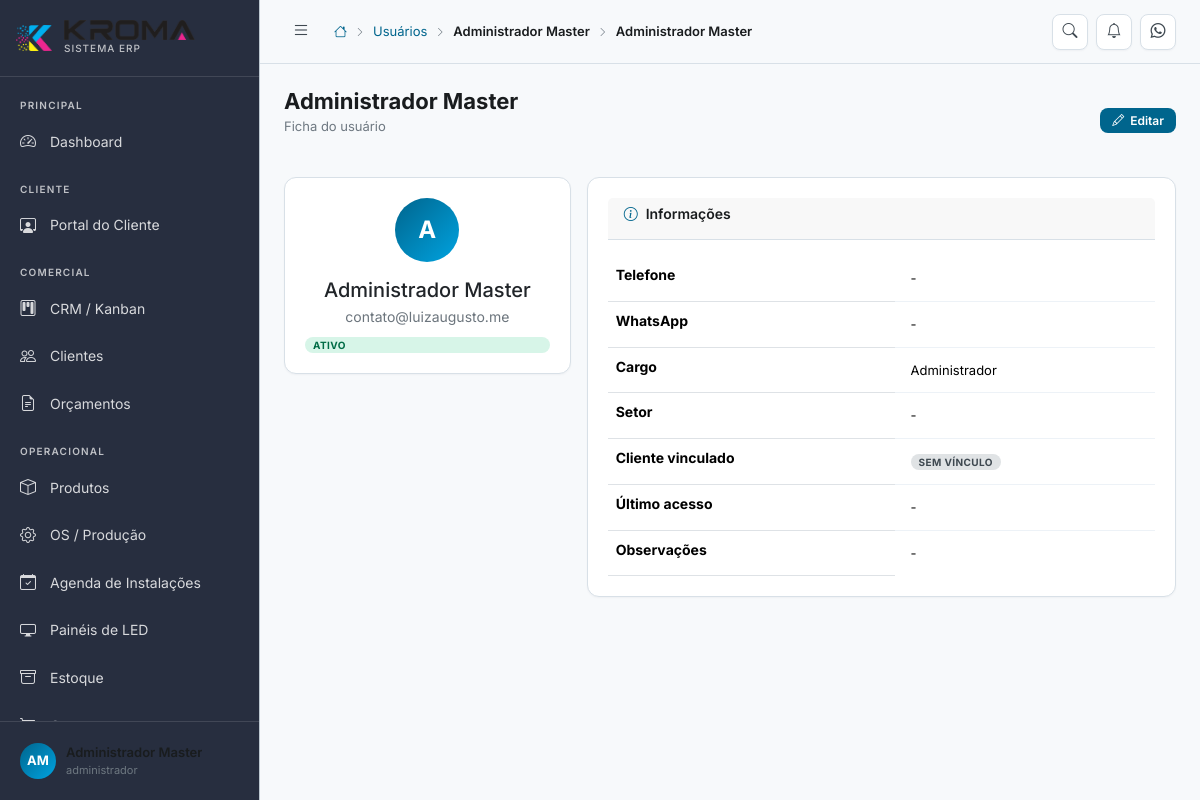
/usuarios/1 (signed in), run on the app's committed database.
### tables this page shows
CREATE TABLE IF NOT EXISTS usuarios (
    id              INT UNSIGNED AUTO_INCREMENT PRIMARY KEY,
    perfil_id       INT UNSIGNED NOT NULL,
    nome            VARCHAR(150) NOT NULL,
    email           VARCHAR(150) NOT NULL UNIQUE,
    senha           VARCHAR(255) NOT NULL,
    telefone        VARCHAR(20),
    whatsapp        VARCHAR(20),
    foto            VARCHAR(300),
    cargo           VARCHAR(100),
    setor           VARCHAR(100),
    cliente_id      INT UNSIGNED,
    ativo           TINYINT(1) DEFAULT 1,
    primeiro_acesso TINYINT(1) DEFAULT 1,
    ultimo_acesso   DATETIME,
    ip_ultimo       VARCHAR(45),
    token_reset     VARCHAR(100),
    token_expira    DATETIME,
    observacoes     TEXT,
    created_at      DATETIME DEFAULT CURRENT_TIMESTAMP,
    updated_at      DATETIME DEFAULT CURRENT_TIMESTAMP ON UPDATE CURRENT_TIMESTAMP,
    FOREIGN KEY (perfil_id) REFERENCES perfis(id),
    INDEX idx_cliente (cliente_id)
);

### index.php (called while the page is built, shortened)
<?php
require_once CONFIG_PATH . '/database.php';
require_once APP_PATH . '/Services/Router.php';
$router = new App\Services\Router();
$router->dispatch();

### config/database.php (called while the page is built, shortened)
<?php
class Database
{
    private static ?PDO $instance = null;
    public static function getInstance(): PDO
    {
        if (self::$instance === null) {
            try {
                $dsn = sprintf(
                    'mysql:host=%s;port=%s;dbname=%s;charset=%s',
                    DB_HOST, DB_PORT, DB_NAME, DB_CHARSET
                );
                self::$instance = new PDO($dsn, DB_USER, DB_PASS, [
                    PDO::ATTR_ERRMODE            => PDO::ERRMODE_EXCEPTION,
                    PDO::ATTR_DEFAULT_FETCH_MODE => PDO::FETCH_ASSOC,
                    PDO::ATTR_EMULATE_PREPARES   => false,
                    PDO::MYSQL_ATTR_INIT_COMMAND => "SET NAMES utf8mb4 COLLATE utf8mb4_unicode_ci",
                ]);
            } catch (PDOException $e) {
                if (APP_ENV === 'development') {
                    die('Erro de conexão com banco de dados: ' . $e->getMessage());
                } else {
                    die('Erro interno do sistema. Tente novamente mais tarde.');
                }
            }
        }
        return self::$instance;
    }
}
function db(): PDO
{
    return Database::getInstance();
}

### app/Services/Auth.php (called while the page is built, shortened)
<?php
class Auth
{
    public static function usuario(): ?array
    {
        return $_SESSION['usuario'] ?? null;
    }
    public static function perfil(): ?string
    {
        return $_SESSION['usuario']['perfil'] ?? null;
    }
    public static function temPerfil(string|array $perfis): bool
    {
        $perfilAtual = self::perfil();
        if (is_array($perfis)) {
            return in_array($perfilAtual, $perfis);
        }
        return $perfilAtual === $perfis;
    }
    public static function pode(string $permissao): bool
    {
        $permissoes = $_SESSION['permissoes'] ?? [];
        return in_array($permissao, $permissoes) || self::temPerfil('administrador');
    }
}

### app/Views/usuarios/show.php (the view)
<div class="row g-3">
    <div class="col-lg-4">
        <div class="card text-center">
            <div class="avatar avatar-xl mx-auto mb-3"><?= strtoupper(substr($usuario['nome'], 0, 1)) ?></div>
            <h2 class="h5 mb-1"><?= htmlspecialchars($usuario['nome']) ?></h2>
            <p class="text-secondary mb-2"><?= htmlspecialchars($usuario['email']) ?></p>
            <span class="badge <?= $usuario['ativo'] ? 'badge-success' : 'badge-secondary' ?>">
                <?= $usuario['ativo'] ? 'Ativo' : 'Inativo' ?>
            </span>
        </div>
    </div>
    <div class="col-lg-8">
        <div class="card">
            <div class="card-header">
                <h6 class="card-title"><i class="bi bi-info-circle me-2 text-primary-kroma"></i>Informações</h6>
            </div>
            <div class="table-responsive">
                <table class="table mb-0">
                    <tbody>
                        <tr><th>Telefone</th><td><?= htmlspecialchars($usuario['telefone'] ?? '-') ?></td></tr>
                        <tr><th>WhatsApp</th><td><?= htmlspecialchars($usuario['whatsapp'] ?? '-') ?></td></tr>
                        <tr><th>Cargo</th><td><?= htmlspecialchars($usuario['cargo'] ?? '-') ?></td></tr>
                        <tr><th>Setor</th><td><?= htmlspecialchars($usuario['setor'] ?? '-') ?></td></tr>
                        <tr>
                            <th>Cliente vinculado</th>
                            <td>
                                <?php if (!empty($usuario['cliente_nome'])): ?>
                                    <span class="badge badge-info"><?= htmlspecialchars($usuario['cliente_nome']) ?></span>
                                <?php else: ?>
                                    <span class="badge badge-secondary">Sem vínculo</span>
                                <?php endif; ?>
                            </td>
                        </tr>
                        <tr><th>Último acesso</th><td><?= !empty($usuario['ultimo_acesso']) ? date('d/m/Y H:i', strtotime($usuario['ultimo_acesso'])) : '-' ?></td></tr>
                        <tr><th>Observações</th><td><?= nl2br(htmlspecialchars($usuario['observacoes'] ?? '-')) ?></td></tr>
                    </tbody>
                </table>
            </div>
        </div>
    </div>
</div>

### app/Services/Router.php (shortened to what this page needs)
<?php
class Router
{
    private array $routes = [];
    private string $basePath = '';
    public function __construct()
    {
        $scriptDir = dirname($_SERVER['SCRIPT_NAME']);
        $this->basePath = rtrim($scriptDir, '/');
    }
    private function addRoute(string $method, string $path, $handler): void
    {
        $this->routes[] = [
            'method'  => $method,
            'path'    => $path,
            'handler' => $handler,
        ];
    }
    public function dispatch(): void
    {
        $method = $_SERVER['REQUEST_METHOD'];
        $uri    = $_SERVER['REQUEST_URI'];
        $uri = '/' . ltrim(substr($uri, strlen($this->basePath)), '/');
        $uri = rtrim($uri, '/') ?: '/';
        foreach ($this->routes as $route) {
            if ($route['method'] !== $method) continue;
            $pattern = $this->pathToRegex($route['path']);
            if (preg_match($pattern, $uri, $matches)) {
                $params = array_filter($matches, 'is_string', ARRAY_FILTER_USE_KEY);
                $this->callHandler($route['handler'], $params);
                return;
            }
        }
    }
    private function pathToRegex(string $path): string
    {
        $pattern = preg_replace('/\/:([^\/]+)/', '/(?P<$1>[^/]+)', $path);
        return '#^' . $pattern . '$#';
    }
    private function callHandler($handler, array $params): void
    {
        if (is_string($handler) && strpos($handler, '@') !== false) {
            [$class, $method] = explode('@', $handler);
            $controller = new $fullClass();
            call_user_func_array([$controller, $method], $params);
            return;
        }
    }
}

### app/Views/layouts/main.php (shortened to what this page needs)
<?php
$usuario    = Auth::usuario();
$titulo     = $titulo ?? 'Dashboard';
$subtitulo  = $subtitulo ?? '';
$breadcrumbs = $breadcrumbs ?? [];
$homeUrl = Auth::pode('dashboard') ? '/dashboard' : (Auth::pode('portal') ? '/portal' : '/perfil');
$iniciais = implode('', array_map(fn($p) => strtoupper($p[0]), array_slice(explode(' ', $usuario['nome'] ?? 'U'), 0, 2)));
?>
<!DOCTYPE html>
<html lang="pt-BR" data-theme="light">
<head>
    <link rel="stylesheet" href="https://cdn.jsdelivr.net/npm/bootstrap@5.3.2/dist/css/bootstrap.min.css">
    <link rel="stylesheet" href="https://cdn.jsdelivr.net/npm/bootstrap-icons@1.11.3/font/bootstrap-icons.min.css">
    <link rel="stylesheet" href="https://cdn.datatables.net/1.13.7/css/dataTables.bootstrap5.min.css">
    <link rel="stylesheet" href="<?= APP_URL ?>/public/assets/css/kroma.css">
</head>
<body>
<div class="kroma-wrapper">
    <aside class="sidebar" id="sidebar">
        <div class="sidebar-brand">
            <img src="<?= APP_URL ?>/public/assets/img/icone.png" alt="KROMA" class="logo-icon-img">
            <div>
                <img src="<?= APP_URL ?>/public/assets/img/nome.png" alt="KROMA PRINT" class="logo-text-img">
                <div class="logo-sub">Sistema ERP</div>
            </div>
        </div>
        <nav class="sidebar-nav" id="sidebarNav">
            <?php if (Auth::pode('dashboard')): ?>
            <div class="nav-group">
                <div class="nav-group-label">Principal</div>
                <a href="<?= APP_URL ?>/dashboard" class="nav-item" data-tooltip="Dashboard">
                    <i class="bi bi-speedometer2"></i>
                    <span class="nav-label">Dashboard</span>
                </a>
            </div>
            <?php endif; ?>
            <?php if (Auth::pode('portal')): ?>
            <div class="nav-group">
                <div class="nav-group-label">Cliente</div>
                <a href="<?= APP_URL ?>/portal" class="nav-item" data-tooltip="Portal do Cliente">
                    <i class="bi bi-person-workspace"></i>
                    <span class="nav-label">Portal do Cliente</span>
                </a>
            </div>
            <?php endif; ?>
            <?php if (Auth::pode('crm') || Auth::pode('clientes') || Auth::pode('orcamentos')): ?>
            <div class="nav-group">
                <div class="nav-group-label">Comercial</div>
                <?php if (Auth::pode('crm')): ?>
                <a href="<?= APP_URL ?>/crm" class="nav-item" data-tooltip="CRM">
                    <i class="bi bi-kanban"></i>
                    <span class="nav-label">CRM / Kanban</span>
                </a>
                <?php endif; ?>
                <?php if (Auth::pode('clientes')): ?>
                <a href="<?= APP_URL ?>/clientes" class="nav-item" data-tooltip="Clientes">
                    <i class="bi bi-people"></i>
                    <span class="nav-label">Clientes</span>
                </a>
                <?php endif; ?>
                <?php if (Auth::pode('orcamentos')): ?>
                <a href="<?= APP_URL ?>/orcamentos" class="nav-item" data-tooltip="Orçamentos">
                    <i class="bi bi-file-earmark-text"></i>
                    <span class="nav-label">Orçamentos</span>
                </a>
                <?php endif; ?>
            </div>
            <?php endif; ?>
            <?php if (Auth::pode('produtos') || Auth::pode('producao') || Auth::pode('agenda') || Auth::pode('led') || Auth::pode('estoque') || Auth::pode('compras')): ?>
            <div class="nav-group">
                <div class="nav-group-label">Operacional</div>
                <?php if (Auth::pode('produtos')): ?>
                <a href="<?= APP_URL ?>/produtos" class="nav-item" data-tooltip="Produtos">
                    <i class="bi bi-box"></i>
                    <span class="nav-label">Produtos</span>
                </a>
                <?php endif; ?>
                <?php if (Auth::pode('producao')): ?>
                <a href="<?= APP_URL ?>/producao" class="nav-item" data-tooltip="Produção">
                    <i class="bi bi-gear"></i>
                    <span class="nav-label">OS / Produção</span>
                </a>
                <?php endif; ?>
                <?php if (Auth::pode('agenda')): ?>
                <a href="<?= APP_URL ?>/agenda" class="nav-item" data-tooltip="Agenda de Instalações">
                    <i class="bi bi-calendar-check"></i>
                    <span class="nav-label">Agenda de Instalações</span>
                </a>
                <?php endif; ?>
                <?php if (Auth::pode('led')): ?>
                <a href="<?= APP_URL ?>/led" class="nav-item" data-tooltip="Painéis de LED">
                    <i class="bi bi-display"></i>
                    <span class="nav-label">Painéis de LED</span>
                </a>
                <?php endif; ?>
                <?php if (Auth::pode('estoque')): ?>
                <a href="<?= APP_URL ?>/estoque" class="nav-item" data-tooltip="Estoque">
                    <i class="bi bi-archive"></i>
                    <span class="nav-label">Estoque</span>
                </a>
                <?php endif; ?>
                <?php if (Auth::pode('compras')): ?>
                <a href="<?= APP_URL ?>/compras" class="nav-item" data-tooltip="Compras">
                    <i class="bi bi-cart"></i>
                    <span class="nav-label">Compras</span>
                </a>
                <?php endif; ?>
            </div>
            <?php endif; ?>
        </nav>
        <div class="sidebar-footer">
            <div class="dropdown">
                <div class="sidebar-user" data-bs-toggle="dropdown">
                    <div class="avatar avatar-sm"><?= htmlspecialchars($iniciais) ?></div>
                    <div class="user-info">
                        <div class="user-name"><?= htmlspecialchars($usuario['nome'] ?? '') ?></div>
                        <div class="user-role"><?= htmlspecialchars($usuario['perfil'] ?? '') ?></div>
                    </div>
                </div>
            </div>
        </div>
    </aside>
    <div class="main-content" id="mainContent">
        <header class="topbar">
            <button class="topbar-toggle" id="sidebarToggle" aria-label="Menu">
                <i class="bi bi-list"></i>
            </button>
            <div class="topbar-breadcrumb">
                <a href="<?= APP_URL . $homeUrl ?>"><i class="bi bi-house"></i></a>
                <?php foreach ($breadcrumbs as $crumb): ?>
                    <i class="bi bi-chevron-right" style="font-size:10px"></i>
                    <?php if (!empty($crumb['url'])): ?>
                        <a href="<?= APP_URL . $crumb['url'] ?>"><?= htmlspecialchars($crumb['label']) ?></a>
                    <?php else: ?>
                        <span class="current"><?= htmlspecialchars($crumb['label']) ?></span>
                    <?php endif; ?>
                <?php endforeach; ?>
                <?php if (!empty($breadcrumbs)): ?>
                    <i class="bi bi-chevron-right" style="font-size:10px"></i>
                <?php endif; ?>
                <span class="current"><?= htmlspecialchars($titulo) ?></span>
            </div>
            <div class="topbar-actions">
                <a href="#" class="topbar-btn" data-bs-toggle="tooltip" title="Busca rápida">
                    <i class="bi bi-search"></i>
                </a>
                <?php if (Auth::pode('alertas')): ?>
                <a href="<?= APP_URL ?>/alertas" class="topbar-btn" id="notif-btn" data-bs-toggle="tooltip" title="Central de Alertas">
                    <i class="bi bi-bell"></i>
                </a>
                <?php endif; ?>
                <?php if (Auth::pode('whatsapp')): ?>
                <a href="<?= APP_URL ?>/whatsapp" class="topbar-btn" data-bs-toggle="tooltip" title="WhatsApp">
                    <i class="bi bi-whatsapp"></i>
                </a>
                <?php endif; ?>
            </div>
        </header>
        <main class="page-content">
            <?php if ($titulo): ?>
            <div class="page-header">
                <div>
                    <h1 class="page-title"><?= htmlspecialchars($titulo) ?></h1>
                    <?php if ($subtitulo): ?>
                    <p class="page-subtitle"><?= htmlspecialchars($subtitulo) ?></p>
                    <?php endif; ?>
                </div>
                <?php if (isset($headerActions)): ?>
                <div class="d-flex gap-2 flex-wrap">
                    <?= $headerActions ?>
                </div>
                <?php endif; ?>
            </div>
            <?php endif; ?>
            <?= $content ?? '' ?>
        </main>
    </div>
</div>
</body>
</html>

### data on the page
usuarios: nome "AM", nome "Administrador Master", nome "A", email "contato@luizaugusto.me", telefone "-", whatsapp "-", cargo "Administrador", setor "-", observacoes "-"

### other printed values
$crumb['label'] "Usuários"
$crumb['label'] "Administrador Master"
$titulo "Administrador Master"
